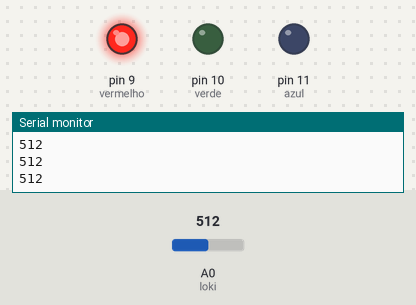
The sketch below on a simulated Arduino Uno, built with avr-gcc and run on an emulated ATmega328P. Parts: output pins drawn as LEDs (lit = HIGH), the last lines printed to the serial monitor. The test bench sets the inputs (shaded band); at power-on: A0 (loki) = 512.

Above: at 1.2 s.
1.3 s: A0 (loki) set to 208
2.8 s: A0 (loki) set to 192
At 3.6 s:
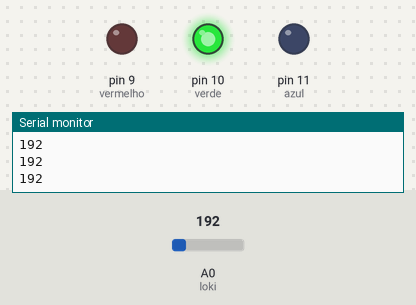
4.3 s: A0 (loki) set to 110
5.8 s: A0 (loki) set to 94
At 7.0 s:
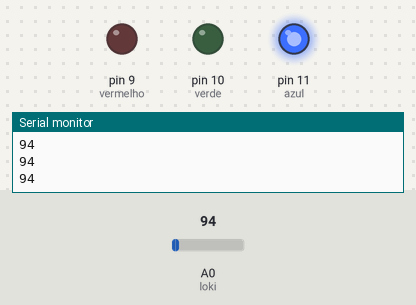
7.3 s: A0 (loki) set to 122
At 8.1 s:
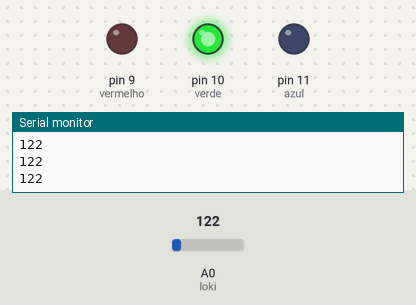
8.8 s: A0 (loki) set to 90
At 9.4 s:
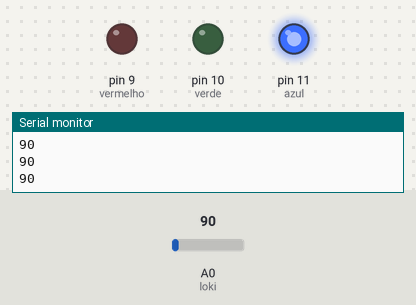
Timing chart, 0 to 11.3 s (numbered marks = the images above; inputs shaded):
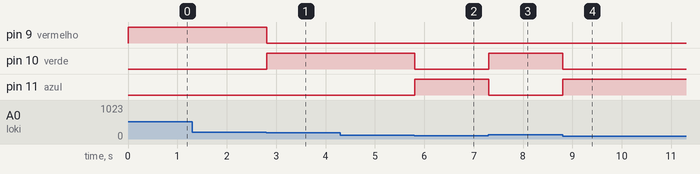

Measured:
- the behaviour switches between 200 and 199 on A0 (loki) (found by bisection; images 0 and 1)
- the behaviour switches between 100 and 99 on A0 (loki) (found by bisection; images 1 and 2)
- after the input at 2.8 s, pin 9 (vermelho): HIGH → LOW at once; pin 10 (verde): LOW → HIGH at once
- after the input at 5.8 s, pin 10 (verde): HIGH → LOW at once; pin 11 (azul): LOW → HIGH at once
- after the input at 7.3 s, pin 10 (verde): LOW → HIGH at once; pin 11 (azul): HIGH → LOW at once
- after the input at 8.8 s, pin 10 (verde): HIGH → LOW at once; pin 11 (azul): LOW → HIGH at once

The sketch:

practice.ino
```cpp
int vermelho=9;
int verde=10;
int azul=11;
int loki= A0;
int lokivalor=0;
void setup() {
  // put your setup code here, to run once:
pinMode(vermelho, OUTPUT);
pinMode(verde,OUTPUT);
pinMode(azul, OUTPUT);
pinMode(loki, INPUT);
Serial.begin(9600);
}

void loop() {
  // put your main code here, to run repeatedly:
lokivalor= analogRead(loki);
Serial.println(lokivalor);
if (lokivalor>=400){
digitalWrite(vermelho, HIGH);
digitalWrite(verde, LOW);
digitalWrite(azul, LOW);
}
if (lokivalor<200 && lokivalor>=100) {
digitalWrite(vermelho, LOW);
digitalWrite(verde, HIGH);
digitalWrite(azul, LOW);
}
if ( lokivalor<100) {
digitalWrite(vermelho, LOW);
digitalWrite(verde, LOW);
digitalWrite(azul, HIGH);
}
}
```
